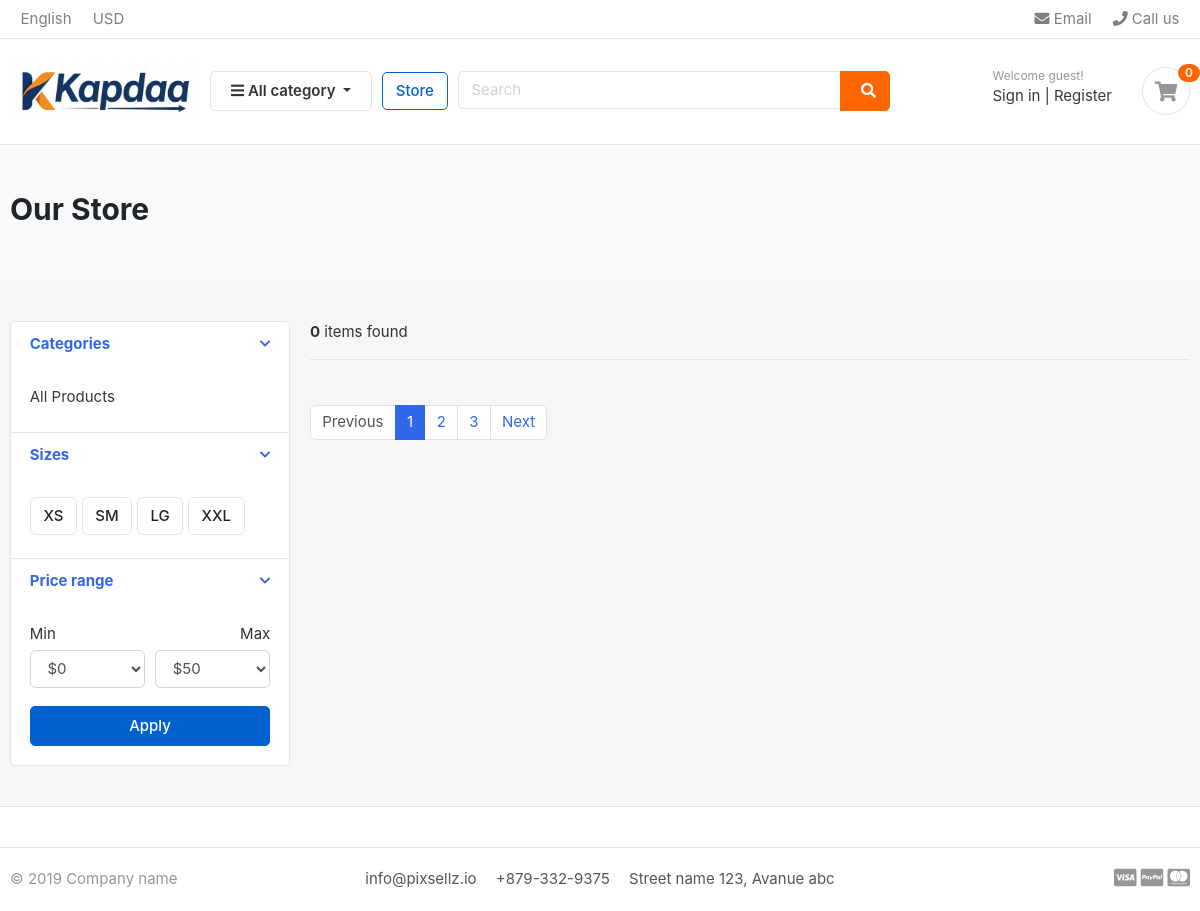
The page /store/ on the database as committed earlier.
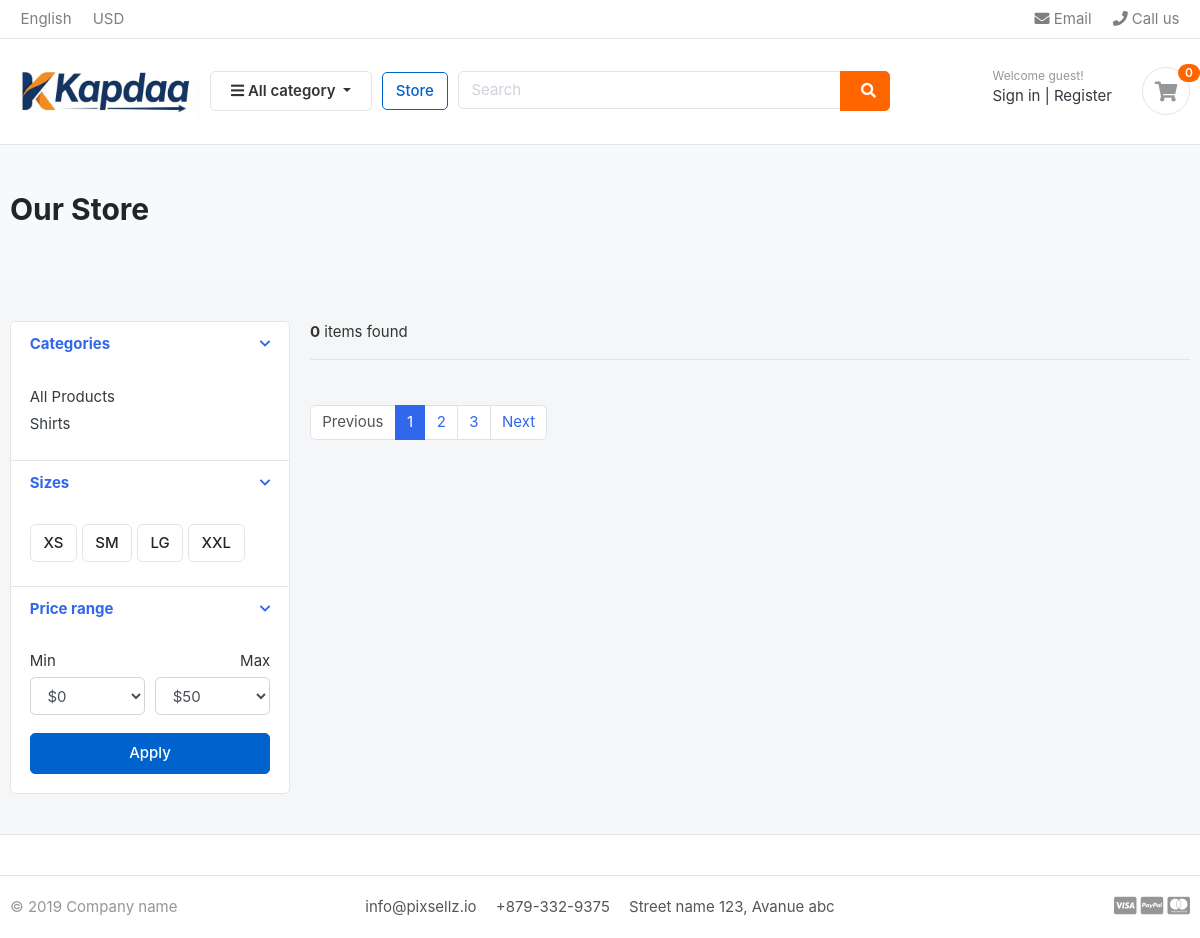
The same page on the database as committed later.
### category/models.py (models this page shows, shortened)
class Category(models.Model):
    category_name = models.CharField(max_length=100, unique=True)
    slug = models.SlugField(max_length=100, unique=True)
    description = models.TextField(max_length=255, blank=True)
    cat_image = models.ImageField(upload_to='photos/categories', blank=True) #blank=True means it is optional
    class Meta:
        verbose_name = 'Category'
        verbose_name_plural = 'Categories'
    def get_url(self):
        return reverse('products_by_category', args=[self.slug])

### store/views.py (the view)
# urls.py: path("store/", include("store.urls")),
def store(request, category_slug=None):
    catergories = None
    products = None
    if category_slug is not None:
        catergories = get_object_or_404(Category, slug=category_slug)
        products = Product.objects.filter(category=catergories, is_available=True)
    else:
        products = Product.objects.filter(is_available=True)
    products_count = products.count()
    context = {
        'products': products,
        'product_count': products_count,
    }
    return render(request, "store/store.html", context)

### category/context_processors.py (called while the page is built)
def menu_links(request):
    categories = Category.objects.all() # this will return all categories to all templates
    return dict(links=categories) # dict is used to return a dictionary

### templates/store/store.html (shortened to what the changed rows need)
{% extends 'base.html' %}
{% block content %}
<section class="section-pagetop bg">
    <div class="container">
        <h2 class="title-page">Our Store</h2>
    </div>
</section>
<section class="section-content padding-y">
    <div class="container">
        <div class="row">
            <aside class="col-md-3">
                <div class="card">
                    <article class="filter-group">
                        <div class="filter-content collapse show" id="collapse_1" style="">
                            <div class="card-body">
                                <ul class="list-menu">
                                    {% for category in links %}
                                    <li><a href="{{ category.get_url }}">{{ category.category_name }}</a></li>
                                    {% endfor %}
                                </ul>
                            </div>
                        </div>
                    </article>
                </div>
            </aside>
        </div>
    </div>
</section>
{% endblock %}

Rows that differ between the two databases and show on the page:
added Category: category_name "Shirts"
